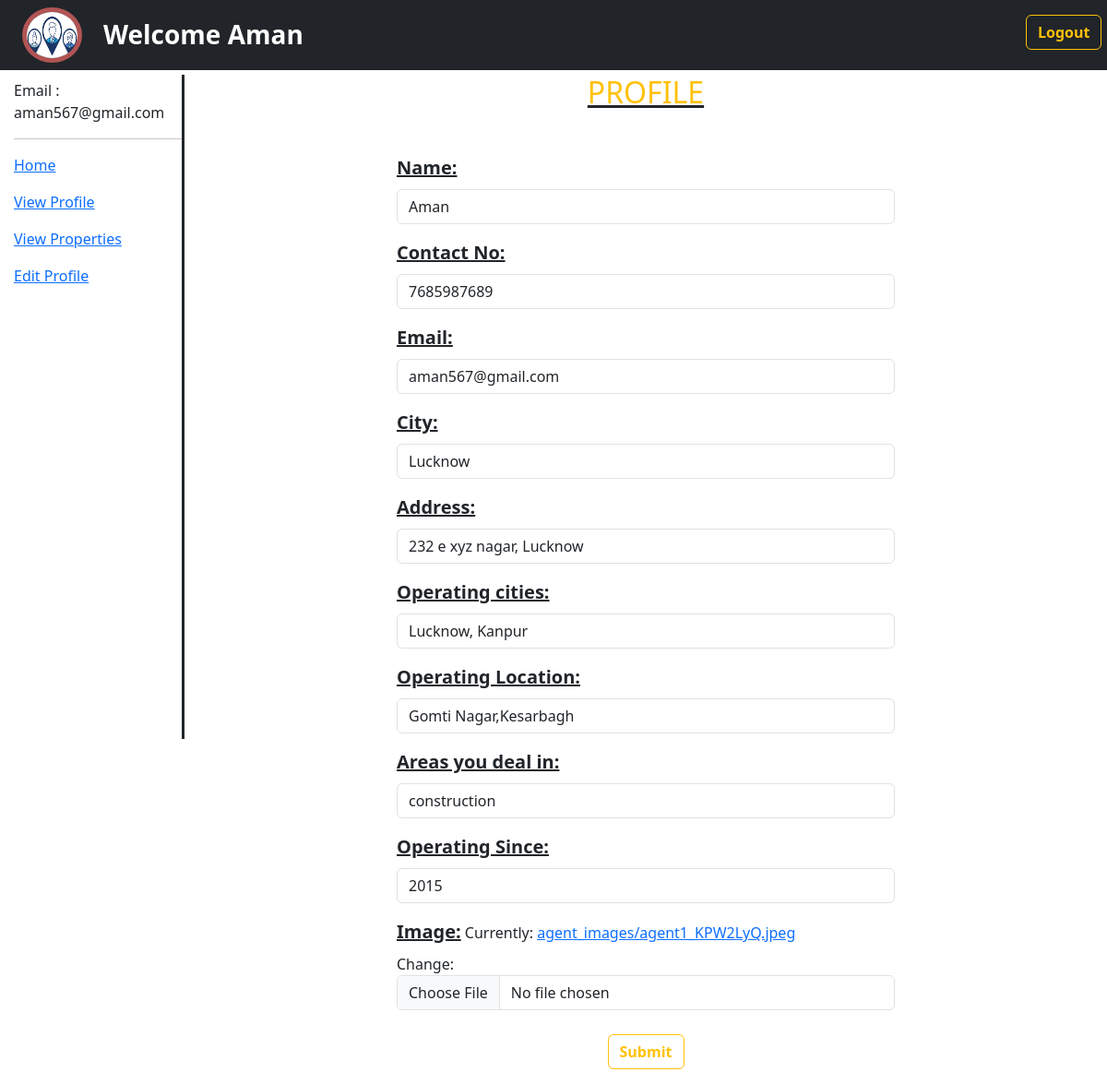
The page /editProfile/ (signed in) on the database its author committed.
### HomeApp/models.py (models this page shows)
class Agents(models.Model):
    agent_id=models.IntegerField(auto_created=True,primary_key=True)
    username=models.CharField(max_length=30)
    password=models.CharField(max_length=20,default=123)
    email=models.EmailField(max_length=40)

class AgentsInfo(models.Model):
    agent_id=models.ForeignKey(Agents,on_delete=models.DO_NOTHING)
    agent_name=models.CharField(max_length=30)
    agent_contact=models.IntegerField()
    agent_email=models.EmailField(max_length=40)
    joined_on=models.DateField(auto_now_add=True)
    city=models.CharField(max_length=30)
    address=models.CharField(max_length=50)
    operating_city=models.CharField(max_length=50)
    operating_locations=models.CharField(max_length=50)
    deals_in=models.CharField(max_length=60)
    image = models.FileField(max_length=100,upload_to="agent_images/")
    operating_since=models.IntegerField(default=2015)

### HomeApp/views.py (the view)
# urls.py: path('editProfile/',views.editProfile,name='editProfile'),
def editProfile(request):
    user = Agents.objects.get(username=request.session.get("session_key"))
    try:
        info=AgentsInfo.objects.get(agent_id=user.agent_id)
        form=AgentImageUpload(request.POST,request.FILES,instance=info)
        if request.method=='POST':
            if form.is_valid():
                name=request.POST['name']
                contact=request.POST['contact']
                email=request.POST['email']
                city=request.POST['city']
                address=request.POST['address']
                Operating_cities=request.POST['Operating_cities']
                Operating_Location=request.POST['Operating_Location']
                dealing_areas=request.POST['dealing_areas']
                operating_since=request.POSt['operating_since']
                info.agent_email=email
                info.agent_contact=contact
                info.agent_name=name
                info.address=address
                info.operating_city=Operating_cities
                info.operating_locations=Operating_Location
                info.city=city
                info.deals_in=dealing_areas
                info.operating_since=operating_since
                info.save()
                form.save()
                user.email=email
                user.save()
                messages.success(request,'Agent Info Updated!')
                return redirect('agentdashboard')
        else:
            return render(request,'agents/editprofile.html',{'user':user,'info':info,'form':form})
    except AgentsInfo.DoesNotExist:
        messages.error(request,'Your profile is not complete , you must complete your profile first.')
        return redirect('fill_profile')

### HomeApp/forms.py
class AgentImageUpload(BootstrapModelForm):
     class Meta:
        model = AgentsInfo
        fields=('image',)

### HomeApp/templates/agents/editprofile.html (shortened to what this page needs)
{% extends 'agents/agentdashboard.html' %}
{% block main %}
    <div class="info">
        <u><h2 class="text-center text-warning mb-5">PROFILE</h2></u>
        <form action="{% url 'editProfile' %}" method="post" enctype="multipart/form-data">
            <label class="mb-2 fw-bold fs-5">Name:</label>
            <input type="text" name="name" class="form-control mb-3" value="{{info.agent_name}}">
            <label class="mb-2 fw-bold fs-5">Contact No:</label>
            <input type="number" name="contact" class="form-control mb-3" value="{{info.agent_contact}}">
            <label class="mb-2 fw-bold fs-5">Email:</label>
            <input type="email" name="email" class="form-control mb-3" value="{{info.agent_email}}">
            <label class="mb-2 fw-bold fs-5">City:</label>
            <input type="text" name="city" class="form-control mb-3" value="{{info.city}}">
            <label class="mb-2 fw-bold fs-5">Address:</label>
            <input type="text" name="address" class="form-control mb-3" value="{{info.address}}">
            <label class="mb-2 fw-bold fs-5">Operating cities:</label>
            <input type="text" name="Operating_cities" class="form-control mb-3" value="{{info.operating_city}}">
            <label class="mb-2 fw-bold fs-5">Operating Location:</label>
            <input type="text" name="Operating_Location" class="form-control mb-3" value="{{info.operating_locations}}">
            <label class="mb-2 fw-bold fs-5">Areas you deal in: </label>
            <input type="text" name="dealing_areas" class="form-control mb-3" value="{{info.deals_in}}">
            <label class="mb-2 fw-bold fs-5">Operating Since:</label>
            <input type="number" name="operating_since" class="form-control mb-3" value="{{info.operating_since}}">
            <label class="mb-2 fw-bold fs-5">Image: </label>
            {{form.image}}
            <p class="text-center"><input type="submit" value="Submit" class="btn btn-outline-warning fw-bold mt-3 mx-auto"></p>
        </form>
    </div>
{% endblock main %}

### HomeApp/templates/agents/agentdashboard.html (shortened to what this page needs)
<!DOCTYPE html>
{% load static %}
<html lang="en">
<head>
    <link rel="stylesheet" href="{% static 'css/bootstrap.css' %}" type="text/css">
</head>
<body>
    <div class="row bg-dark mx-0 fixed-top">
        <div class="col-sm-1 px-4 py-2">
            <img src="{% static 'Images/agent.png' %}" alt="" style="height:60px; width:65px; border-radius:50%; border:5px solid rgb(177, 84, 84);">
        </div>
        <div class="col-sm-4 fs-3 text-white fw-bold pt-3">Welcome {{user.username}}</div>
        <div class="col-sm-1 pt-3 ms-auto"><a href="{% url 'logout' %}" class="btn btn-outline-warning fw-bold">Logout</a></div>
    </div>
    <div style="height:65px; width:65px;"></div>
    <div class="row mx-0 pt-3">
        <div class="col-sm-2" style="position : fixed; padding: 5px 0 0 15px; height: 90vh; border-right:3px solid;">Email : {{user.email}}
            <hr>
            <p><a href="{% url 'agentdashboard' %}">Home</a></p>
            <p><a href="{% url 'viewprofile' %}">View Profile</a></p>
            <p><a href="{% url 'view_all_property' %}">View Properties</a></p>
            <p><a href="{% url 'editProfile' %}">Edit Profile</a></p>
        </div>
        <div class="col-sm-2"></div>
        <div class="col-sm-10">
            {% block main %}{% endblock main %}
        </div>
    </div>
</body>
</html>

### HomeApp/templates/agents/editprofile.html (style rules this page uses)
.info { width:45vw; margin:0px auto; }
label { text-decoration: underline; }
.info p { font-size: 20px; font-weight: bold; text-decoration: underline; margin-top: 10px; }

### rows shown on the page
Agents: username "Aman", email "aman567@gmail.com"
AgentsInfo: name "Aman", contact "7685987689", email "aman567@gmail.com", city "Lucknow", address "232 e xyz nagar, Lucknow", Operating_cities "Lucknow, Kanpur", Operating_Location "Gomti Nagar,Kesarbagh", dealing_areas "construction", operating_since "2015"
